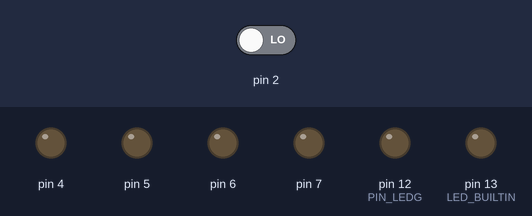
The sketch below on a simulated Arduino Uno, built with avr-gcc and run on an emulated ATmega328P. Parts: output pins drawn as LEDs (lit = HIGH). Inputs (shaded band) come from the test bench; at power-on: pin 2 LOW.

Above: at 1.2 s.
1.3 s: pin 2 driven HIGH
Timing chart, 0 to 4.3 s (numbered marks = the images above; inputs shaded):
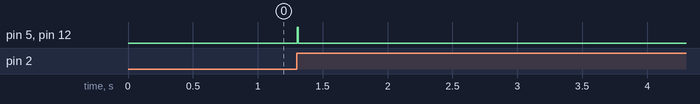

Measured:
- after the input at 1.3 s, pin 5, pin 12 (PIN_LEDG): LOW → HIGH at once, → LOW 0.01 s later

The sketch:

steptrig.ino
```cpp
#include <Wire.h>

#define PIN_GATE PIN2
#define PIN_LED0 PIN4
#define PIN_LED1 PIN5
#define PIN_LED2 PIN6
#define PIN_LED3 PIN7
#define PIN_LEDG 12

unsigned char state = 0;
unsigned char output = 0;

void setup() {
    pinMode(PIN_GATE, INPUT);
    attachInterrupt(digitalPinToInterrupt(PIN_GATE), gate_rising, RISING);

    pinMode(PIN_LED0, OUTPUT);
    pinMode(PIN_LED1, OUTPUT);
    pinMode(PIN_LED2, OUTPUT);
    pinMode(PIN_LED3, OUTPUT);
    pinMode(PIN_LEDG, OUTPUT);

    pinMode(LED_BUILTIN, OUTPUT);
    digitalWrite(LED_BUILTIN, 0);
}

void loop() {
    digitalWrite(PIN_LED0, state && (output == 0));
    digitalWrite(PIN_LED1, state && (output == 1));
    digitalWrite(PIN_LED2, state && (output == 2));
    digitalWrite(PIN_LED3, state && (output == 3));
    digitalWrite(PIN_LEDG, state);
    state = 0;
    delay(10);
}

void gate_rising() {
    state = 1;
    output++;
    output %= 4;
    digitalWrite(PIN_LEDG, 1);
}
```
